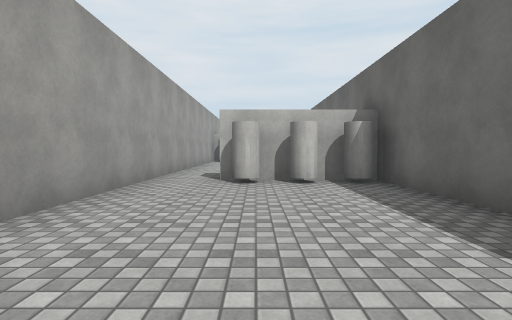
view 1 (above)

15 first-person views from a walk through a Unity game level. The camera is 1.2 m above the floor, tilts 2° down and sees 80° across. The floor is counted in squares, 2 m on a side. Each view is taken from the middle of a square. On the plan, view 1 faces up. The plan holds only what a view shows up to about 9 squares ahead; the rest is blank. The place goes on beyond the plan. Surface patterns are stand-ins for the level's own textures.

view 2
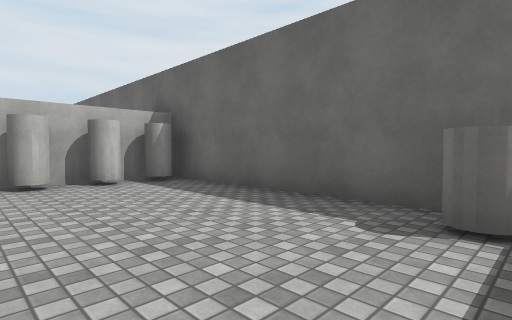

view 3
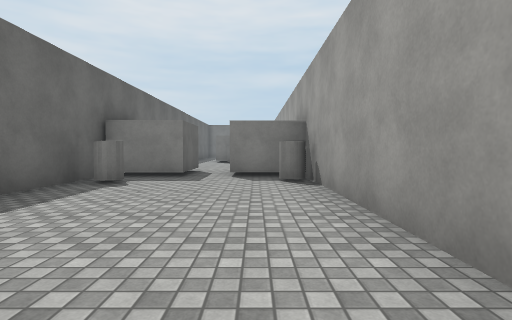

view 4
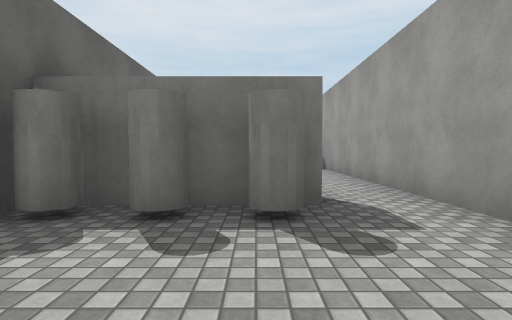

view 5
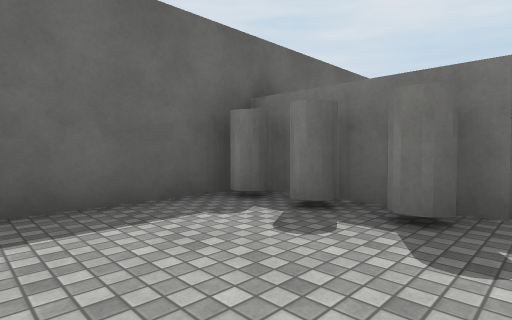

view 6
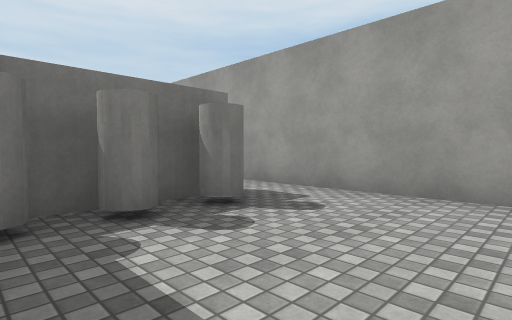

view 7
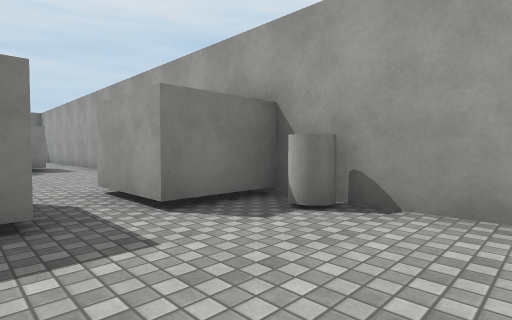

view 8
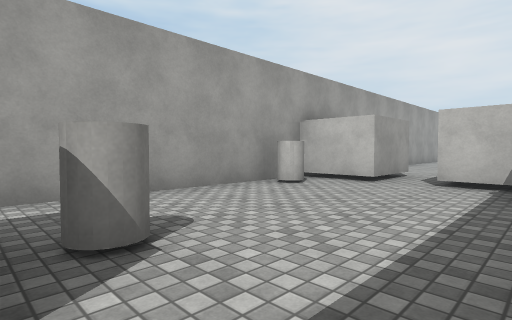

view 9
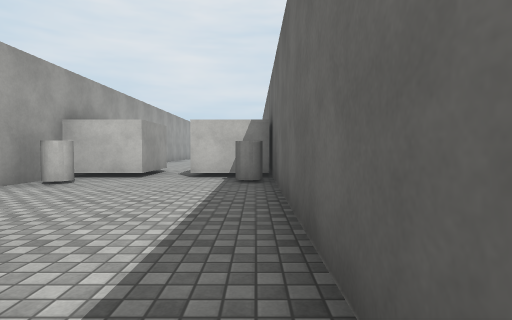

view 10
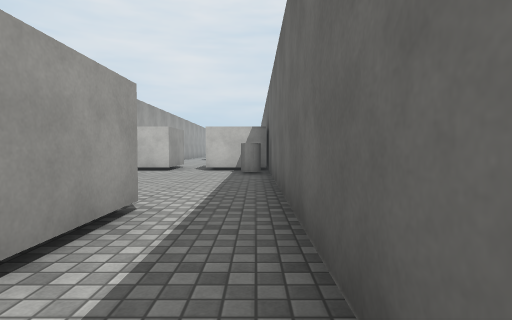

view 11
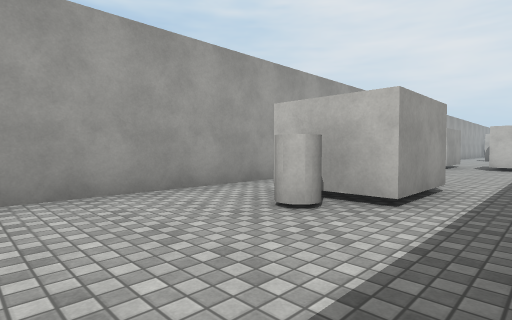

view 12
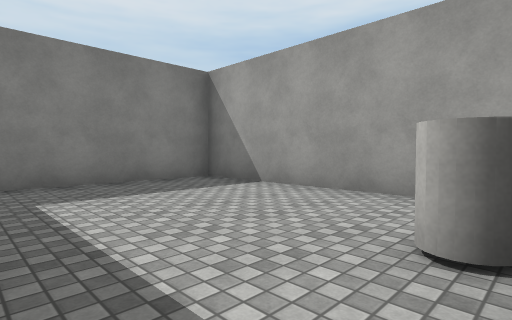

view 13
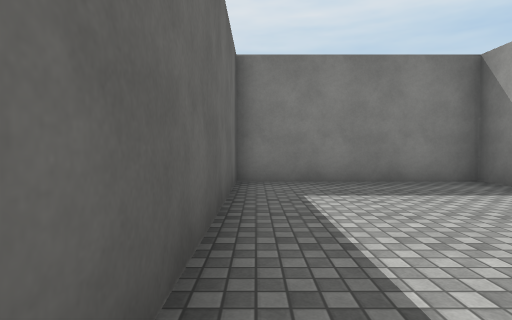

view 14
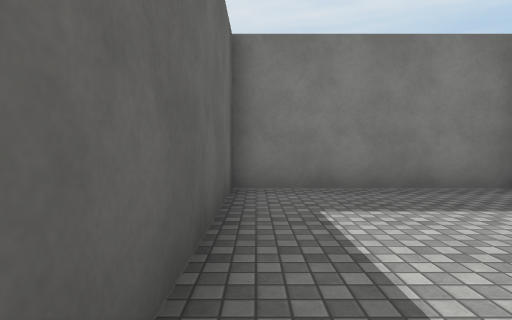

view 15
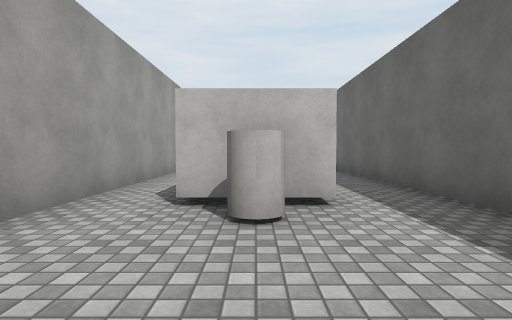

### Floor plan
Points are (right, up) in squares from view 1. A wall is a line through its corners. A room is listed if a view was taken in it or the views show most of it. See-through windows are left out.
Room 1 (views 1, 2, 3, 4, 5, 6, 7)
walls: (2.4, 7.5) (2.4, 9.8); (-2.1, 9.8) (-2.1, -0.7) (-0.4, -0.7) (-0.4, -2.5); (0.6, -2.5) (0.6, -0.7) (2.4, -0.7) (2.4, 5.5)
ways out: opening at (0, -1.5) to room 2
objects: cylinder (-2, 0); cylinder (0, 6); cylinder (0, 7); cylinder (1, 6); cylinder (1, 7); cylinder (2, 0); cylinder (2, 6); cylinder (2, 7)
Room 2 (views 8, 9)
walls: (0.8, -8) (0.8, -9.6); (-0.4, -2.5) (-2.1, -2.5) (-2.1, -9.4); (2.4, -9.4) (2.4, -2.5) (0.6, -2.5)
ways out: opening at (0, -1.5) to room 1; opening at (-1, -8.5) to room 3; opening at (1.5, -8.5) to room 3; gap at (0, -8)
objects: cylinder (-2, -4); cylinder (0, -7); cylinder (2, -3)
Room 3 (views 10, 11, 12, 13, 14, 15)
walls: (-2.1, -9.4) (-2.1, -15.6) (2.4, -15.6) (2.4, -9.4)
ways out: opening at (-1, -8.5) to room 2; opening at (1.5, -8.5) to room 2
objects: cylinder (0, -10)

Positions as (right, up) in squares from view 1, and headings:
1: (0, 0), facing up
2: (-1, 0), facing up-right
3: (-1, 6), facing down
4: (0, 10), facing down
5: (-1, 10), facing down-right
6: (2, 10), facing down-left
7: (1, 2), facing down-left
8: (2, -8), facing up-left
9: (2, -9), facing up
10: (2, -11), facing up
11: (2, -13), facing up-left
12: (2, -10), facing down-left
13: (2, -10), facing down
14: (2, -11), facing down
15: (0, -13), facing up
